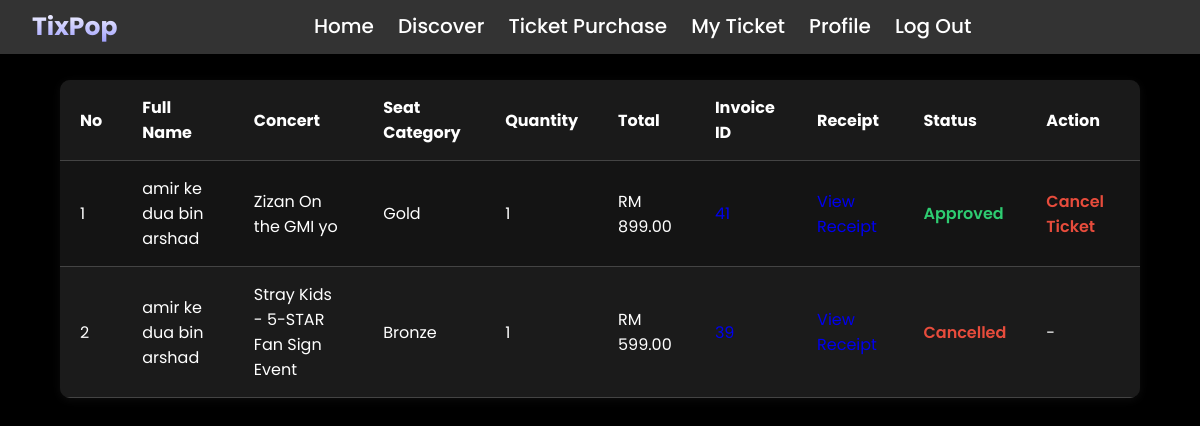
The page /viewticket.php (signed in) on the database its author committed.
### tables this page shows
CREATE TABLE `invoice` (
  `Invoice_ID` int(10) UNSIGNED NOT NULL,
  `User_ID` int(10) UNSIGNED NOT NULL,
  `Event_ID` int(10) UNSIGNED NOT NULL,
  `Category_ID` int(10) UNSIGNED DEFAULT NULL,
  `Quantity` int(10) UNSIGNED NOT NULL DEFAULT 1,
  `Date` datetime NOT NULL DEFAULT current_timestamp(),
  `Refund_reason` text DEFAULT NULL,
  `Ticket_status` enum('active','refunded','cancelled') NOT NULL DEFAULT 'active',
  `Payment_ID` int(10) UNSIGNED DEFAULT NULL
);

CREATE TABLE `event` (
  `Event_ID` int(10) UNSIGNED NOT NULL,
  `Date` date NOT NULL,
  `Time` time DEFAULT NULL,
  `Venue` varchar(255) NOT NULL,
  `Name` varchar(255) NOT NULL,
  `poster` varchar(255) DEFAULT NULL,
  `created_at` timestamp NOT NULL DEFAULT current_timestamp()
);

CREATE TABLE `category` (
  `Category_ID` int(10) UNSIGNED NOT NULL,
  `Price` decimal(10,2) NOT NULL DEFAULT 0.00,
  `Category_type` varchar(100) NOT NULL,
  `description` text DEFAULT NULL
);

CREATE TABLE `payment` (
  `Payment_ID` int(10) UNSIGNED NOT NULL,
  `Invoice_ID` int(10) UNSIGNED NOT NULL,
  `Payment_date` datetime NOT NULL DEFAULT current_timestamp(),
  `Proof_of_payment` varchar(512) DEFAULT NULL,
  `Payment_status` enum('pending','approved','rejected') NOT NULL DEFAULT 'pending'
);

### viewTicket.php (the view, shortened to what this page needs)
<?php
require_once __DIR__ . '/db.php';
$user_id = (int)($_SESSION['user_id'] ?? 0);
$is_admin = (($_SESSION['user_type'] ?? '') === 'admin');
if ($is_admin) {
  $stmt = $pdo->prepare(
   "SELECT i.Invoice_ID, i.Quantity, i.Date AS InvoiceDate, i.Ticket_status,
      p.Payment_status, p.Proof_of_payment, p.Payment_ID, e.Name AS EventName, c.Category_type, c.Price, u.Full_name, u.User_ID
    FROM invoice i
    LEFT JOIN payment p ON p.Invoice_ID = i.Invoice_ID
    LEFT JOIN event e ON e.Event_ID = i.Event_ID
    LEFT JOIN category c ON c.Category_ID = i.Category_ID
    LEFT JOIN users u ON i.User_ID = u.User_ID
    ORDER BY i.Date DESC"
  );
  $stmt->execute();
} else {
  $stmt = $pdo->prepare(
   "SELECT i.Invoice_ID, i.Quantity, i.Date AS InvoiceDate, i.Ticket_status,
      p.Payment_status, p.Proof_of_payment, p.Payment_ID, e.Name AS EventName, c.Category_type, c.Price
    FROM invoice i
    LEFT JOIN payment p ON p.Invoice_ID = i.Invoice_ID
    LEFT JOIN event e ON e.Event_ID = i.Event_ID
    LEFT JOIN category c ON c.Category_ID = i.Category_ID
    WHERE i.User_ID = ?
    ORDER BY i.Date DESC"
  );
  $stmt->execute([$user_id]);
}
$tickets = $stmt->fetchAll();
?>
<!DOCTYPE html>
<html lang="en">
  <head>
    <link rel="stylesheet" href="style.css" />
    <link
      href="https://unpkg.com/boxicons@2.1.4/css/boxicons.min.css"
      rel="stylesheet"
    />
  </head>
  <body class="other-page">
    <nav class="navbar">
      <div class="logo">TixPop</div>
      <div class="nav-links">
        <?php if (!empty($_SESSION['user_type']) && $_SESSION['user_type'] === 'admin'): ?>
          <a href="home.php">Home</a>
          <div class="dropdown">
            <button class="dropbtn">Manage Concert</button>
            <div class="dropdown-content">
              <a href="admin_ConcertAdd.php">Add Concert</a>
              <a href="admin_Concert.php">Concert List</a>
            </div>
          </div>
          <div class="dropdown">
            <button class="dropbtn">Booking List</button>
            <div class="dropdown-content">
              <a href="admin_bookpending.php">Pending</a>
              <a href="admin_bookapprove.php">Approved</a>
              <a href="admin_bookcancel.php">Rejected</a>
              <a href="admin_bookdeleted.php">Cancelled</a>
            </div>
          </div>
          <a href="admin_Seatcategory.php">Seat Category</a>
          <a href="admin_profile.php">Profile</a>
          <a href="logout.php">Log Out</a>
        <?php else: ?>
          <a href="home.php">Home</a>
          <a href="discover.php">Discover</a>
          <a href="ticketpurchase.php">Ticket Purchase</a>
          <a href="viewTicket.php">My Ticket</a>
          <a href="profile.php">Profile</a>
          <a href="logout.php">Log Out</a>
        <?php endif; ?>
      </div>
    </nav>
    <table class="table">
      <thead>
        <tr>
          <th>No</th>
          <th>Full Name</th>
          <th>Concert</th>
          <th>Seat Category</th>
          <th>Quantity</th>
          <th>Total</th>
          <th>Invoice ID</th>
          <th>Receipt</th>
          <th>Status</th>
          <th>Action</th>
        </tr>
      </thead>
        <tbody>
          <?php if (empty($tickets)): ?>
            <tr>
              <td colspan="10">No tickets found. <a href="ticketpurchase.php">Buy tickets</a></td>
            </tr>
          <?php else: ?>
            <?php $no = 1; foreach ($tickets as $t): ?>
              <?php
                $ticket_status = $t['Ticket_status'] ?? 'active';
                $payment_status = $t['Payment_status'] ?? 'pending';
                $display_status = htmlspecialchars($ticket_status);
                if ($display_status === 'active') {
                    $display_status = htmlspecialchars($payment_status);
                }
              ?>
              <tr>
                <td><?= $no++ ?></td>
                <td><?= htmlspecialchars($t['Full_name'] ?? ($_SESSION['full_name'] ?? '')) ?></td>
                <td><?= htmlspecialchars($t['EventName'] ?? 'Unknown') ?></td>
                <td><?= htmlspecialchars($t['Category_type'] ?? 'N/A') ?></td>
                <td><?= (int)($t['Quantity'] ?? 0) ?></td>
                <td>
                  <?php if (!empty($t['Price'])): ?>
                    <?= 'RM ' . number_format($t['Price'] * (int)$t['Quantity'], 2) ?>
                  <?php else: ?>
                    RM 0.00
                  <?php endif; ?>
                </td>
                <td>
                  <a href="invoice.php?invoice=<?= (int)$t['Invoice_ID'] ?>"><?= (int)$t['Invoice_ID'] ?></a>
                </td>
                <td>
                  <?php if (!empty($t['Proof_of_payment'])): ?>
                    <a href="<?= htmlspecialchars($t['Proof_of_payment']) ?>" target="_blank">View Receipt</a>
                  <?php endif; ?>
                </td>
                <td>
                  <span class="status <?= strtolower($display_status) ?>">
                    <?= htmlspecialchars(ucfirst($display_status)) ?>
                  </span>
                </td>
                <td>
                  <?php if ($ticket_status === 'active'): ?>
                    <?php if ($is_admin): ?>
                      <?php if ($payment_status === 'pending'): ?>
                        <form method="post" action="admin_update_payment.php" style="display:inline">
                          <input type="hidden" name="invoice_id" value="<?= (int)$t['Invoice_ID'] ?>">
                          <input type="hidden" name="action" value="approve">
                          <button type="submit" class="update-btn">Approve</button>
                        </form>
                        <form method="post" action="admin_update_payment.php" style="display:inline;margin-left:6px">
                          <input type="hidden" name="invoice_id" value="<?= (int)$t['Invoice_ID'] ?>">
                          <input type="hidden" name="action" value="reject">
                          <button type="submit" class="delete-btn">Reject</button>
                        </form>
                      <?php endif; ?>
                      <a href="delete_booking.php?invoice=<?= (int)$t['Invoice_ID'] ?>" class="delete-btn" style="margin-left:6px">Delete</a>
                    <?php else: ?>
                      <?php if ($payment_status === 'pending' || $payment_status === 'approved'): ?>
                        <a href="cancel_ticket.php?invoice=<?= (int)$t['Invoice_ID'] ?>" class="delete-btn">Cancel Ticket</a>
                      <?php else: ?>
                        -
                      <?php endif; ?>
                    <?php endif; ?>
                  <?php else: ?>
                    - <?php endif; ?>
                </td>
              </tr>
            <?php endforeach; ?>
          <?php endif; ?>
        </tbody>
    </table>
  </body>
</html>

### style.css (style rules this page uses)
* { margin: 0; padding: 0; box-sizing: border-box; font-family: "Poppins"; }
.navbar { position: fixed; top: 0; width: 100%; display: flex; align-items: center; background-color: #333; padding: 0.5rem 2rem; z-index: 1000; }
.nav-links { display: flex; gap: 1.5rem; margin: auto; }
.nav-links a { font-size: 20px; color: white; font-weight: 500; transition: 0.3s ease-in-out; border-bottom: 3px solid transparent; text-decoration: none; }
.logo { left: 1rem; font-size: 25px; margin-right: 0; font-weight: bold; background-image: linear-gradient(white, rgb(148, 148, 254)); color: transparent; background-clip: text; }
a { text-decoration: none; }
.other-page { display: flex; flex-direction: column; justify-content: flex-start; align-items: center; min-height: 100vh; background: black; background-size: cover; background-position: center; padding-top: 80px; }
.table { margin: 0 auto; width: 90%; border-collapse: collapse; background: #111; border-radius: 10px; overflow: hidden; box-shadow: 0 2px 10px rgba(255, 255, 255, 0.05); }
.table th, .table td { color: white; padding: 15px 20px; text-align: left; border-bottom: 1px solid #444; }
.table thead { background-color: #1a1a1a; font-weight: 600; color: #a29bfe; }
.table tbody tr:nth-child(even) { background-color: #1b1b1b; }
.table tbody tr:nth-child(odd) { background-color: #141414; }
.status { font-weight: 600; }
.status.approved { color: #2ecc71; }
.status.cancelled { color: #e74c3c; }
.update-btn, .delete-btn { text-decoration: none; font-weight: 600; margin-right: 10px; transition: 0.3s; }
.delete-btn { color: #e74c3c; }

### rows shown on the page
invoice: Full_name "amir ke dua bin arshad", Event_ID.Name "Zizan On the GMI yo", Category_ID.Category_type "Gold", Quantity "1", $t['Price']*(int)$t['Quantity'] "899.00", payment.Payment_status "Approved"
invoice: Full_name "amir ke dua bin arshad", Event_ID.Name "Stray Kids - 5-STAR Fan Sign Event", Category_ID.Category_type "Bronze", Quantity "1", $t['Price']*(int)$t['Quantity'] "599.00", Ticket_status "Cancelled"
